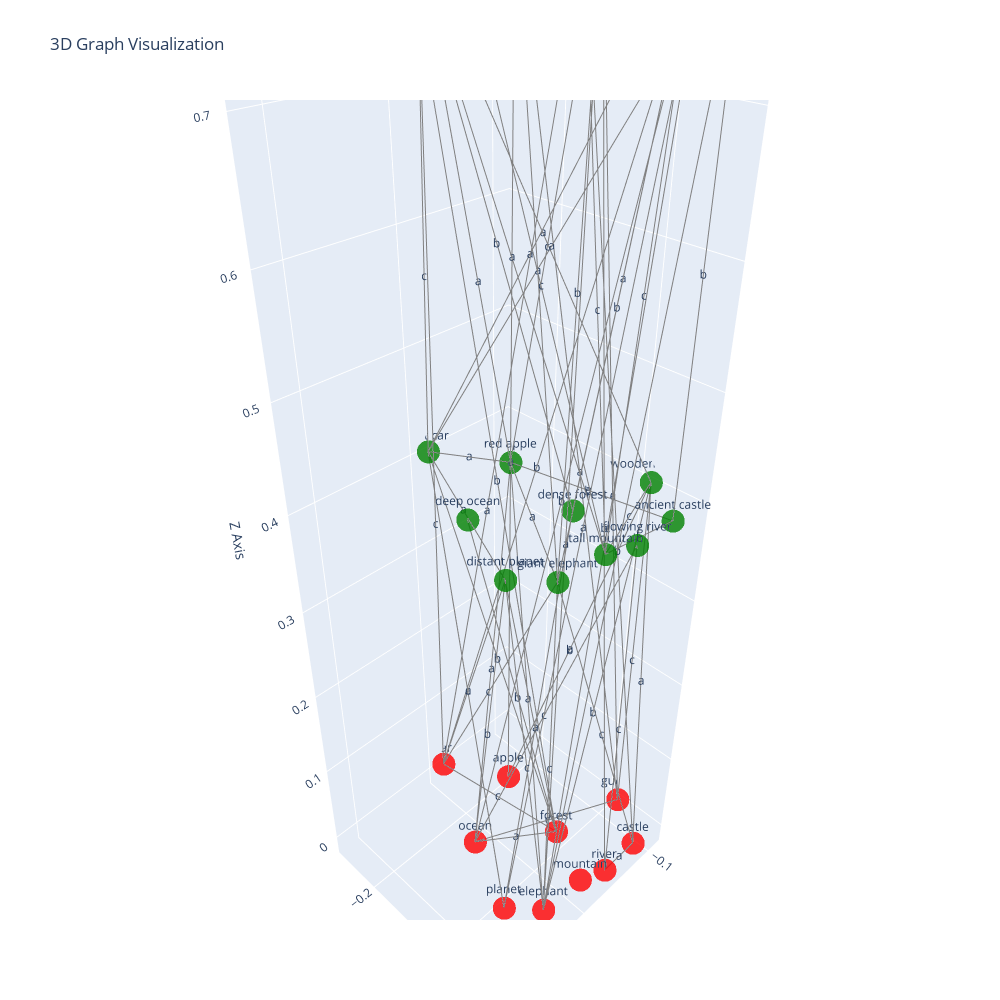

This figure's notebook cell:
### Code cell
visualize_graph_ngrams(graph)

### Figure 1 — Plotly figure (JSON) as saved in the notebook; plotly's stock layout.template omitted (floating-point values rounded to 4 significant figures; data arrays with more than 128 entries replaced by an {"elided": "..."} marker saying what was removed)
{"data": [{"line": {"color": "gray", "width": 2}, "mode": "lines", "name": "Edges", "type": "scatter3d", "x": {"elided": "225 float values"}, "y": {"elided": "225 float values"}, "z": {"elided": "225 float values"}}, {"marker": {"color": ["red", "red", "red", "red", "red", "red", "red", "red", "red", "red", "green", "green", "green", "green", "green", "green", "green", "green", "green", "green", "blue", "blue", "blue", "blue", "blue", "blue", "blue", "blue", "blue", "blue"], "opacity": 0.8, "size": 8}, "mode": "markers+text", "name": "Nodes", "text": ["apple", "mountain", "river", "car", "guitar", "elephant", "planet", "ocean", "forest", "castle", "red apple", "tall mountain", "flowing river", "fast car", "wooden guitar", "giant elephant", "distant planet", "deep ocean", "dense forest", "ancient castle", "bright red apple", "snowy mountain peak", "fast flowing river", "sleek sport car", "brown wooden guitar", "massive african elephant", "faraway mysterious planet", "vast deep ocean", "thick green forest", "majestic medieval castle"], "textposition": "top center", "type": "scatter3d", "x": [-0.05204, -0.01149, -0.03677, -0.01423, -0.1115, 0.03727, 0.06207, 0.03049, -0.03634, -0.0807, -0.05204, -0.01149, -0.03677, -0.01423, -0.1115, 0.03727, 0.06207, 0.03049, -0.03634, -0.0807, -0.05204, 0.1182, -0.03677, -0.01423, -0.1115, 0.03727, 0.06207, 0.03049, -0.03634, -0.0807], "y": [-0.1885, -0.05057, -0.0408, -0.2503, -0.08603, -0.05381, -0.0816, -0.1541, -0.1047, -0.04086, -0.1885, -0.05057, -0.0408, -0.2503, -0.08603, -0.05381, -0.0816, -0.1541, -0.1047, -0.04086, -0.1885, -0.08351, -0.0408, -0.2503, -0.08603, -0.05381, -0.0816, -0.1541, -0.1047, -0.04086], "z": [0, 0, 0, 0, 0, 0, 0, 0, 0, 0, 0.4, 0.4, 0.4, 0.4, 0.4, 0.4, 0.4, 0.4, 0.4, 0.4, 0.8, 0.8, 0.8, 0.8, 0.8, 0.8, 0.8, 0.8, 0.8, 0.8]}, {"mode": "text", "name": "Edge Labels", "text": ["b", "a", "c", "c", "c", "c", "b", "c", "c", "a", "b", "a", "b", "a", "a", "a", "a", "a", "c", "c", "a", "c", "c", "c", "c", "a", "a", "a", "a", "a", "c", "c", "c", "a", "a", "c", "b", "b", "a", "a", "b", "b", "b", "a", "a", "c", "a", "c", "c", "c", "b", "a", "b", "a", "b", "b", "c", "a", "b", "a", "b", "c", "b", "c", "c", "c", "b", "a", "a", "b", "c", "b", "b", "a", "b"], "textposition": "middle center", "type": "scatter3d", "x": [-0.08176, -0.05204, -0.02528, 0.02392, -0.1115, -0.07391, -0.0371, 0.03727, -0.04049, -0.002925, -0.02528, 0.01287, -0.002925, -0.05873, -0.007384, -0.01078, -0.03313, -0.06637, -0.04419, -0.02413, -0.01286, 0.009501, -0.03677, -0.003142, 0.02392, 0.02392, -0.0255, -0.04746, -0.08176, -0.09608, -0.06148, 0.01152, -0.02171, -0.007384, 0.02392, 0.04967, 0.04628, -0.002925, 0.01287, -0.03656, -0.02528, -0.06637, -0.04609, -0.08176, -0.007384, 0.05201, 0.0331, 0.05201, 0.07776, 0.09016, 0.0002499, -0.03656, -0.02528, -0.06285, -0.0255, -0.06285, -0.0371, -0.0247, -0.04049, 0.01152, -0.02171, 0.01289, -0.0371, 0.01265, 0.03388, -0.002925, -0.03656, -0.07391, 0.0004666, 0.0004666, 0.01287, -0.02171, -0.0807, -0.02171, -0.05852], "y": [-0.1372, -0.1885, -0.1775, -0.166, -0.08603, -0.09535, -0.06992, -0.05381, -0.1201, -0.1294, -0.1775, -0.09314, -0.1294, -0.04083, -0.1211, -0.1713, -0.2194, -0.1147, -0.1466, -0.04568, -0.1504, -0.1023, -0.0408, -0.09744, -0.166, -0.166, -0.1456, -0.1456, -0.1372, -0.06344, -0.0683, -0.1521, -0.04734, -0.1211, -0.166, -0.06771, -0.1178, -0.1294, -0.09314, -0.07274, -0.1775, -0.1147, -0.04571, -0.1372, -0.1211, -0.1669, -0.136, -0.1669, -0.06866, -0.08256, -0.04731, -0.07274, -0.1775, -0.1682, -0.1456, -0.1682, -0.06992, -0.08382, -0.1201, -0.1521, -0.04734, -0.05219, -0.06992, -0.0612, -0.1039, -0.1294, -0.07274, -0.09535, -0.07924, -0.07924, -0.09314, -0.04734, -0.04086, -0.04734, -0.07277], "z": [0.2, 0.4, 0, 0.2, 0.2, 0.4, 0.2, 0.2, 0, 0, 0.2, 0.2, 0.2, 0, 0.2, 0.2, 0.4, 0.4, 0.6, 0.6, 0.6, 0.6, 0.2, 0.2, 0.2, 0.4, 0.6, 0.6, 0.2, 0.2, 0.4, 0.2, 0.2, 0.4, 0.2, 0.2, 0.2, 0.2, 0.2, 0.6, 0.6, 0.4, 0.4, 0.4, 0.6, 0.4, 0.6, 0.6, 0.8, 0.8, 0.6, 0.6, 0.4, 0.6, 0.8, 0.4, 0.4, 0.4, 0.4, 0.4, 0.4, 0.6, 0.8, 0.8, 0.8, 0.8, 0.4, 0.4, 0.4, 0.6, 0.8, 0.4, 0.6, 0.8, 0.8]}], "layout": {"height": 1000, "scene": {"xaxis": {"title": {"text": "X Axis"}}, "yaxis": {"title": {"text": "Y Axis"}}, "zaxis": {"title": {"text": "Z Axis"}}}, "showlegend": false, "title": {"text": "3D Graph Visualization"}, "width": 1000}}
